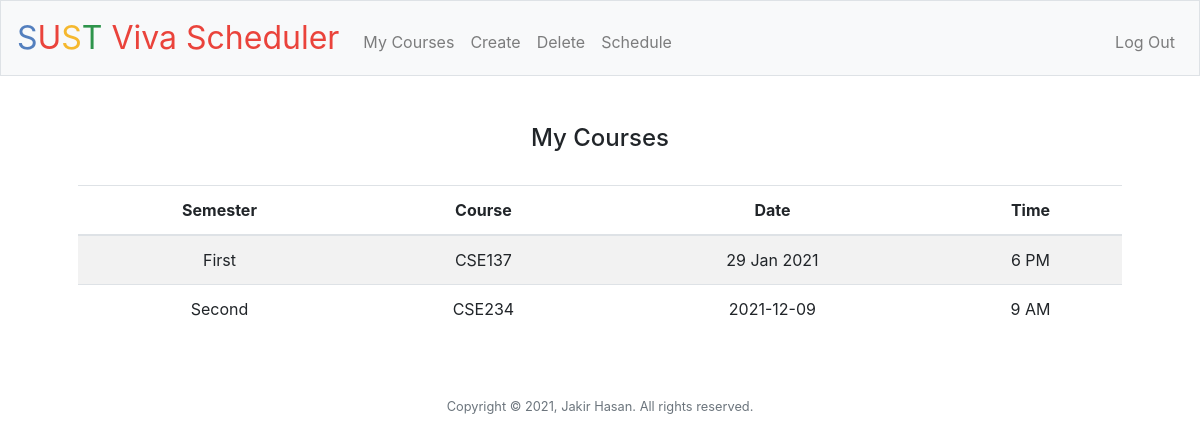
/course_teacher (signed in), run on the app's committed database.
### tables this page shows
CREATE TABLE courses (user_id INTEGER, name TEXT, semester TEXT, course TEXT, date TEXT, time TEXT, FOREIGN KEY(user_id) REFERENCES users(id));

### application.py (the view)
@app.route("/course_teacher")
@login_required
def course_teacher():
    id = session["user_id"]
    courses = db.execute("SELECT * FROM courses WHERE user_id = ? ORDER BY course", id)
    return render_template("teacher.html", courses=courses)

### application.py (called while the page is built)
@app.after_request
def after_request(response):
    response.headers["Cache-Control"] = "no-cache, no-store, must-revalidate"
    response.headers["Expires"] = 0
    response.headers["Pragma"] = "no-cache"
    return response

### helpers.py (called while the page is built)
def login_required(f):
    @wraps(f)
    def decorated_function(*args, **kwargs):
        if session.get("user_id") is None:
            return redirect("/login")
        return f(*args, **kwargs)
    return decorated_function

### templates/teacher.html (shortened to what this page needs)
{% extends "layout.html" %}
{% block main %}
    <h4>My Courses</h4><br>
    <table class="table table-striped">
        <thead>
            <tr>
                <th>Semester</th>
                <th>Course</th>
                <th>Date</th>
                <th>Time</th>
            </tr>
        </thead>
        <tbody>
            {% for row in courses %}
                <tr>
                    <td>{{ row.semester }}</td>
                    <td>{{ row.course }}</td>
                    <td>{{ row.date }}</td>
                    <td>{{ row.time }}</td>
                </tr>
            {% endfor %}
        </tbody>
    </table>
{% endblock %}

### data on the page
courses: semester "First", course "CSE137", date "29 Jan 2021", time "6 PM"
courses: semester "Second", course "CSE234", date "2021-12-09", time "9 AM"
